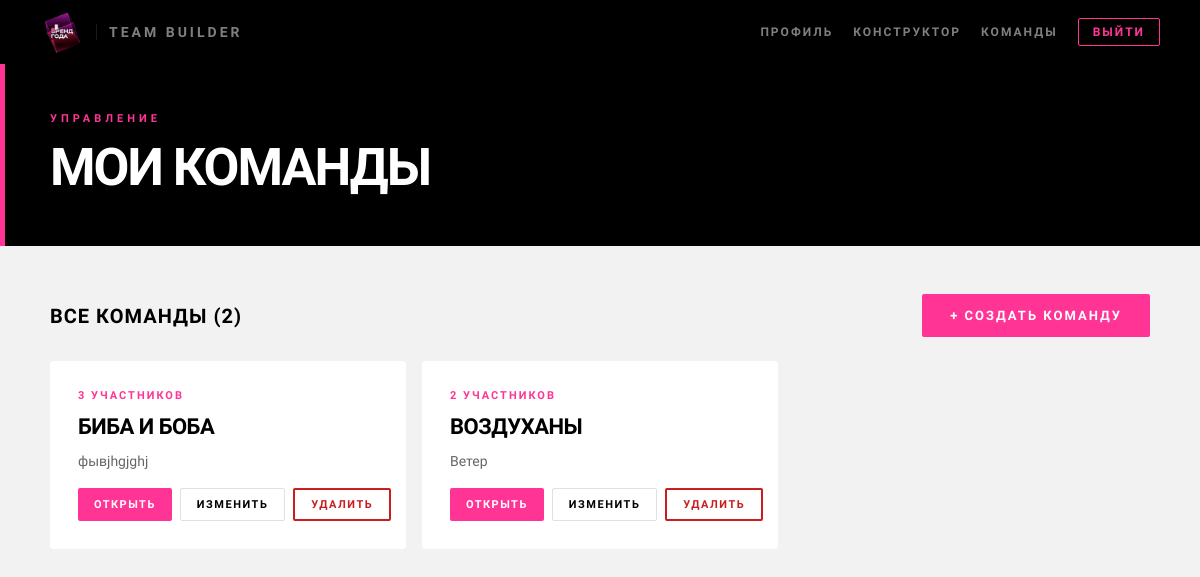
The app's page /teams/ (signed in), older data.
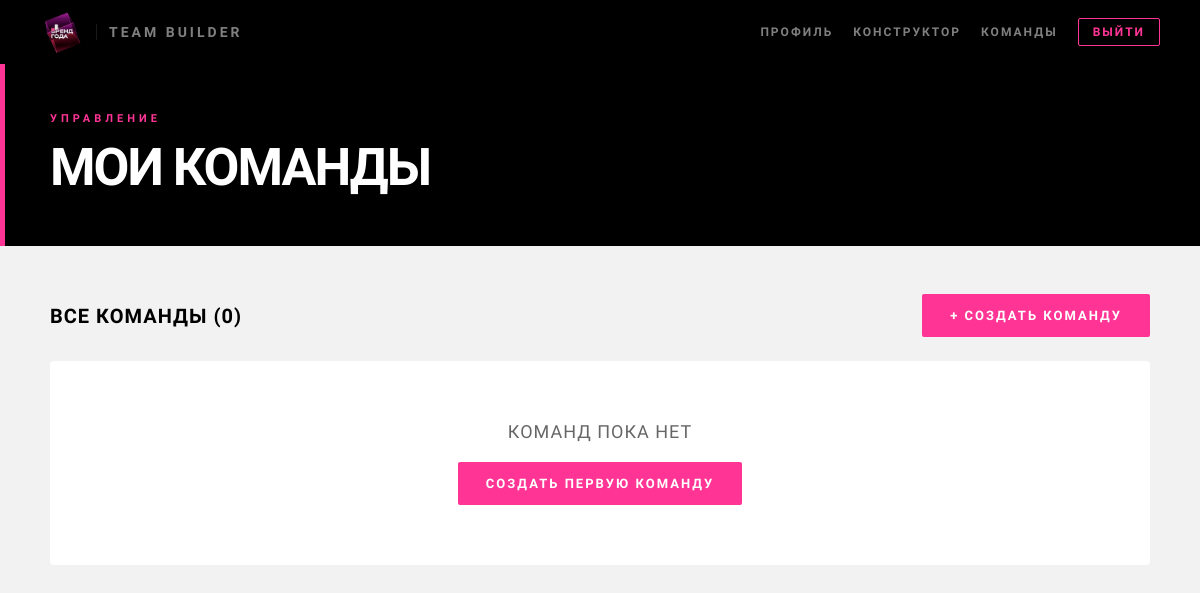
The same page, newer data.
### profiles/models.py (models this page shows, shortened)
class Team(models.Model):
    manager     = models.ForeignKey(CustomUser, on_delete=models.CASCADE, related_name='teams')
    name        = models.CharField(max_length=150, verbose_name="Название команды")
    description = models.TextField(blank=True)
    created_at  = models.DateTimeField(auto_now_add=True)
    employees   = models.ManyToManyField('Employee', blank=True, related_name='teams')
    class Meta:
        verbose_name = "Команда"
        verbose_name_plural = "Команды"

### profiles/views.py (the view)
# urls.py: path('teams/', team_list, name='team_list'),
@login_required
def team_list(request):
    teams = Team.objects.filter(manager=request.user)
    return render(request, 'profiles/team_list.html', {'teams': teams})

### templates/profiles/team_list.html (shortened to what this page needs)
{% load static %}
<!DOCTYPE html>
<html lang="ru">
<head>
    <link rel="stylesheet" href="{% static 'css/teams.css' %}">
</head>
<body>
<header class="header">
    <a href="/" class="logo">
        <img src="{% static 'img/logo.caf05db1.gif' %}" alt="t2" class="logo-img">
        <span class="logo-name">Team Builder</span>
    </a>
    <nav class="header-nav">
        <a href="{% url 'profile' %}" class="nav-link">Профиль</a>
        <a href="{% url 'create_ideal_profile' %}" class="nav-link">Конструктор</a>
        <a href="{% url 'team_list' %}" class="nav-link">Команды</a>
        <a href="{% url 'logout' %}" class="btn-logout">Выйти</a>
    </nav>
</header>
<div class="hero">
    <div style="max-width:1100px;margin:0 auto;">
        <p class="hero-eyebrow">Управление</p>
        <h1>Мои команды</h1>
    </div>
</div>
<main class="page">
    <div class="top-bar">
        <h2>Все команды ({{ teams.count }})</h2>
        <a href="{% url 'team_create' %}" class="btn">+ Создать команду</a>
    </div>
    {% if teams %}
        <div class="teams-grid">
            {% for team in teams %}
            <div class="team-card">
                <div class="team-card-meta">{{ team.employees.count }} участников</div>
                <div class="team-card-name">{{ team.name }}</div>
                {% if team.description %}
                    <div class="team-card-desc">{{ team.description }}</div>
                {% endif %}
                <div class="team-card-actions">
                    <a href="{% url 'team_detail' team.id %}" class="btn btn-sm">Открыть</a>
                    <a href="{% url 'team_edit' team.id %}" class="btn btn-outline btn-sm">Изменить</a>
                    <a href="{% url 'team_delete' team.id %}" class="btn-danger btn-sm">Удалить</a>
                </div>
            </div>
            {% endfor %}
        </div>
    {% else %}
        <div class="empty-state">
            <p>Команд пока нет</p>
            <a href="{% url 'team_create' %}" class="btn">Создать первую команду</a>
        </div>
    {% endif %}
</main>
</body>
</html>

Row changes from the older to the newer data that the page shows:
removed Team: employees.count "3", name "БИБА И БОБА", description "фывjhgjghj"
removed Team: employees.count "2", name "ВОЗДУХАНЫ", description "Ветер"
Text that changed along with them:
{{ teams.count }}: "2" → "0"
text now shown: "КОМАНД ПОКА НЕТ СОЗДАТЬ ПЕРВУЮ КОМАНДУ"
